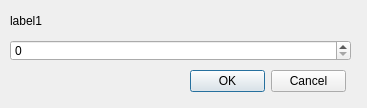
<?xml version="1.0" encoding="UTF-8"?>
<ui version="4.0">
 <class>NumberChooser</class>
 <widget class="QDialog" name="NumberChooser">
  <property name="geometry">
   <rect>
    <x>0</x>
    <y>0</y>
    <width>367</width>
    <height>108</height>
   </rect>
  </property>
  <property name="windowTitle">
   <string>NumberChooser</string>
  </property>
  <widget class="QDialogButtonBox" name="buttonBox">
   <property name="geometry">
    <rect>
     <x>190</x>
     <y>70</y>
     <width>156</width>
     <height>23</height>
    </rect>
   </property>
   <property name="minimumSize">
    <size>
     <width>156</width>
     <height>0</height>
    </size>
   </property>
   <property name="orientation">
    <enum>Qt::Horizontal</enum>
   </property>
   <property name="standardButtons">
    <set>QDialogButtonBox::Cancel|QDialogButtonBox::Ok</set>
   </property>
  </widget>
  <widget class="QLabel" name="label1">
   <property name="geometry">
    <rect>
     <x>10</x>
     <y>10</y>
     <width>91</width>
     <height>21</height>
    </rect>
   </property>
   <property name="text">
    <string>label1</string>
   </property>
  </widget>
  <widget class="QSpinBox" name="spinBox">
   <property name="geometry">
    <rect>
     <x>10</x>
     <y>40</y>
     <width>341</width>
     <height>21</height>
    </rect>
   </property>
  </widget>
 </widget>
 <resources/>
 <connections>
  <connection>
   <sender>buttonBox</sender>
   <signal>accepted()</signal>
   <receiver>NumberChooser</receiver>
   <slot>accept()</slot>
   <hints>
    <hint type="sourcelabel">
     <x>248</x>
     <y>254</y>
    </hint>
    <hint type="destinationlabel">
     <x>157</x>
     <y>274</y>
    </hint>
   </hints>
  </connection>
  <connection>
   <sender>buttonBox</sender>
   <signal>rejected()</signal>
   <receiver>NumberChooser</receiver>
   <slot>reject()</slot>
   <hints>
    <hint type="sourcelabel">
     <x>316</x>
     <y>260</y>
    </hint>
    <hint type="destinationlabel">
     <x>286</x>
     <y>274</y>
    </hint>
   </hints>
  </connection>
 </connections>
</ui>
